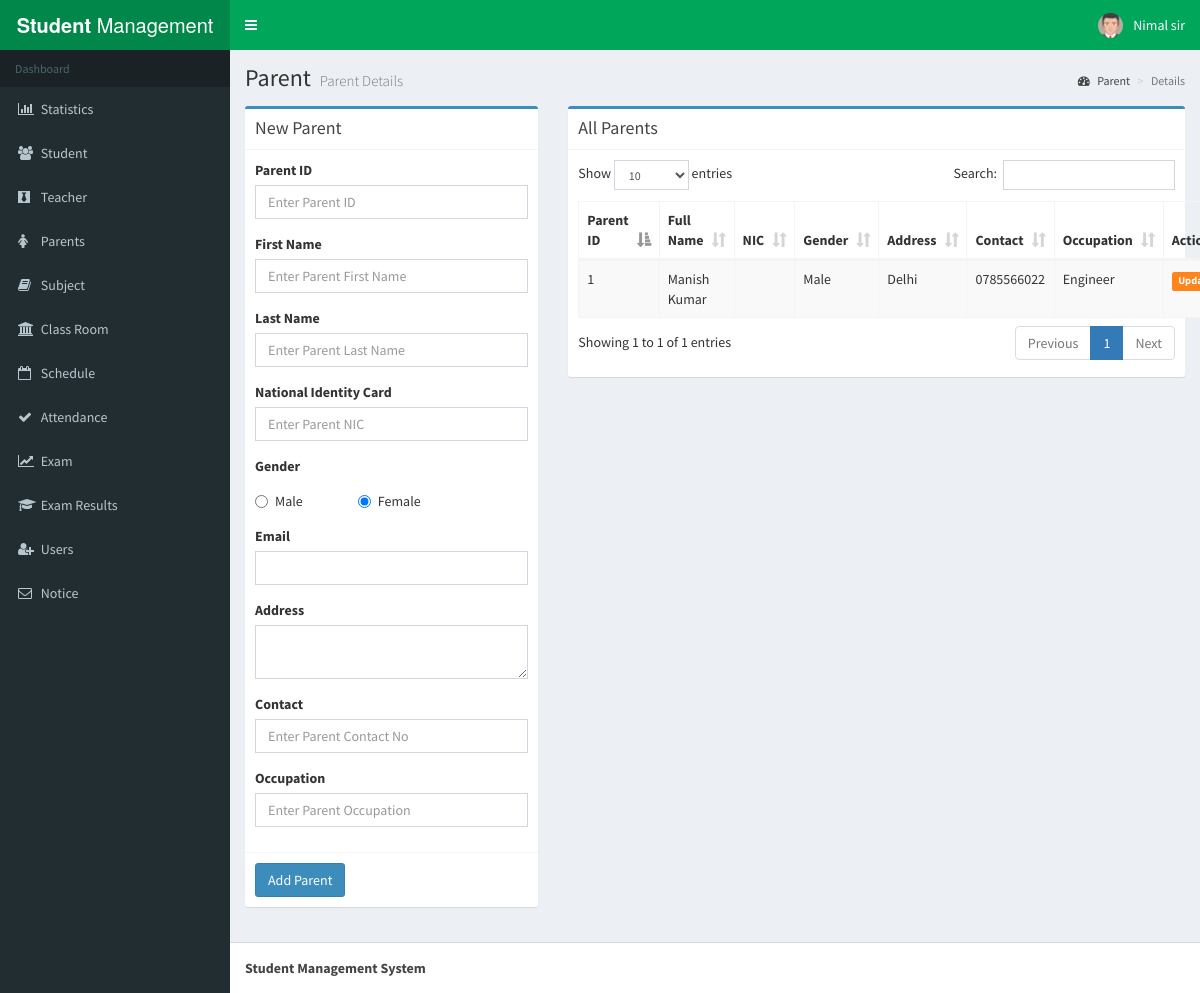
Page /parent.php (signed in) on the committed database.
### tables this page shows
CREATE TABLE `parent` (
  `pid` int(11) NOT NULL,
  `fname` varchar(50) NOT NULL,
  `lname` varchar(50) NOT NULL,
  `contact` varchar(20) NOT NULL,
  `job` varchar(50) NOT NULL,
  `address` varchar(250) NOT NULL,
  `gender` varchar(25) NOT NULL,
  `nic` varchar(50) NOT NULL,
  `email` varchar(50) NOT NULL
);

### parent.php (the view, shortened to what this page needs)
<?php session_start();
include_once 'database.php';
?>
<?php
 $pid =$fname =$lname = $nic=$address = $contact  = $occupation = $gender=$email=" ";
?>
<!DOCTYPE html>
<html>
<head>
  <link rel="stylesheet" href="bower_components/bootstrap/dist/css/bootstrap.min.css">
  <link rel="stylesheet" href="bower_components/font-awesome/css/font-awesome.min.css">
  <link rel="stylesheet" href="bower_components/Ionicons/css/ionicons.min.css">
    <link rel="stylesheet" href="bower_components/datatables.net-bs/css/dataTables.bootstrap.min.css">
  <link rel="stylesheet" href="bower_components/bootstrap-daterangepicker/daterangepicker.css">
  <link rel="stylesheet" href="bower_components/bootstrap-datepicker/dist/css/bootstrap-datepicker.min.css">
  <link rel="stylesheet" href="bower_components/select2/dist/css/select2.min.css">
  <link rel="stylesheet" href="dist/css/AdminLTE.min.css">
  <link rel="stylesheet" href="dist/css/skins/_all-skins.min.css">
</head>
<body class="hold-transition skin-green sidebar-mini">
<div class="wrapper">
 <?php include_once 'header.php'; ?>
  <?php include_once 'sidebar.php'; ?>
  <div class="content-wrapper">
    <section class="content-header">
      <h1>
        Parent
        <small>Parent Details</small>
      </h1>
      <ol class="breadcrumb">
        <li><a href="#"><i class="fa fa-dashboard"></i> Parent</a></li>
        <li class="active">Details</li>
      </ol>
    </section>
    <section class="content">
 <div class="row">
   <?php if (!isset($_GET['update'])) { ?>
 <div class="col-xs-4">
          <div class="box box-primary">
            <div class="box-header with-border">
              <h3 class="box-title">New Parent</h3>
            </div>
            <form role="form" method="POST" >
              <div class="box-body">
                  <div class="form-group">
                  <label for="exampleInputPassword1">Parent ID</label>
                  <input name="fname" type="text" class="form-control" id="exampleInputPassword1" placeholder="Enter Parent ID" required>
                </div>
                <div class="form-group">
                  <label for="exampleInputPassword1">First Name</label>
                  <input name="fname" type="text" class="form-control" id="exampleInputPassword1" placeholder="Enter Parent First Name" required>
                </div>
                <div class="form-group">
                  <label for="exampleInputPassword1">Last Name</label>
                  <input name="lname" type="text" class="form-control" id="exampleInputPassword1" placeholder="Enter Parent Last Name" required>
                </div>
                  <div class="form-group">
                  <label for="exampleInputPassword1">National Identity Card</label>
                  <input name="nic" type="text" class="form-control" id="exampleInputPassword1" placeholder="Enter Parent NIC" required>
                </div>
                <div class="form-group">
                  <label for="exampleInputPassword1">Gender</label>
                  <div class="radio ">
  <label style="width: 100px"><input type="radio" name="gender" value="Male" checked>Male</label>
  <label style="width: 100px"><input type="radio" name="gender" value="Female" checked>Female</label>
</div>
                </div>
 <div class="form-group">
                  <label for="exampleInputPassword1">Email</label>
                  <input name="email" type="email" class="form-control" id="exampleInputPassword1"  required value=<?php echo "'".$email."'"; ?>>
                </div>
                <div class="form-group">
    <label for="exampleFormControlTextarea1">Address</label>
    <textarea name="address" class="form-control" id="exampleFormControlTextarea1" rows="2"></textarea>
  </div>
   <div class="form-group">
                  <label for="exampleInputPassword1">Contact</label>
                  <input name="contact" type="text" class="form-control" id="exampleInputPassword1" placeholder="Enter Parent Contact No" required>
                </div>
                 <div class="form-group">
                  <label for="exampleInputPassword1">Occupation</label>
                  <input name="job" type="text" class="form-control" id="exampleInputPassword1" placeholder="Enter Parent Occupation" required>
                </div>
              </div>
              <div class="box-footer">
                <button type="submit" name="submit" value="submit" class="btn btn-primary">Add Parent</button>
              </div>
            </form>
          </div></div>
        <?php } ?>
          <div class="col-xs-8">
          <div class="box box-primary">
            <div class="box-header with-border">
              <h3 class="box-title">All Parents</h3>
            </div>
            <div class="box-body">
              <table id="example1" class="table table-bordered table-striped">
                <thead>
                <tr>
                  <th>Parent ID</th>
                  <th>Full Name</th>
                  <th>NIC</th>
                  <th>Gender</th>
                  <th>Address</th>
                  <th>Contact</th>
                  <th>Occupation</th>
                  <th>Actions</th>
                </tr>
                </thead>
                <tbody>
                  <?php
                  $sql = "SELECT * FROM parent";
                  $result = $conn->query($sql);
                  if ($result->num_rows > 0) {
                     while($row = $result->fetch_assoc()) {
                      echo "<tr><td> " . $row["pid"]. " </td><td> " . $row["fname"]." ". $row["lname"]. " </td><td> " . $row["nic"]. "</td><td>" . $row["gender"]. "</td><td>" . $row["address"]. "</td><td>" . $row["contact"]. "</td><td>" . $row["job"]. "</td><td><a href='parent.php?update=". $row["pid"]."'><small class='label  bg-orange'>Update</small></a></td></tr>";
                       }
                                  }
                  ?>
                </tbody>
              </table>
            </div>
          </div>
          </div>
        </div>
    </section>
  </div>
   <?php include_once 'footer.php'; ?>
</div>
</body>
</html>

### rows in the picture
parent: pid "1", fname "Manish", lname "Kumar", gender "Male", address "Delhi", contact "0785566022", job "Engineer"

### other values in the picture
$_SESSION['user'] "Nimal sir"
